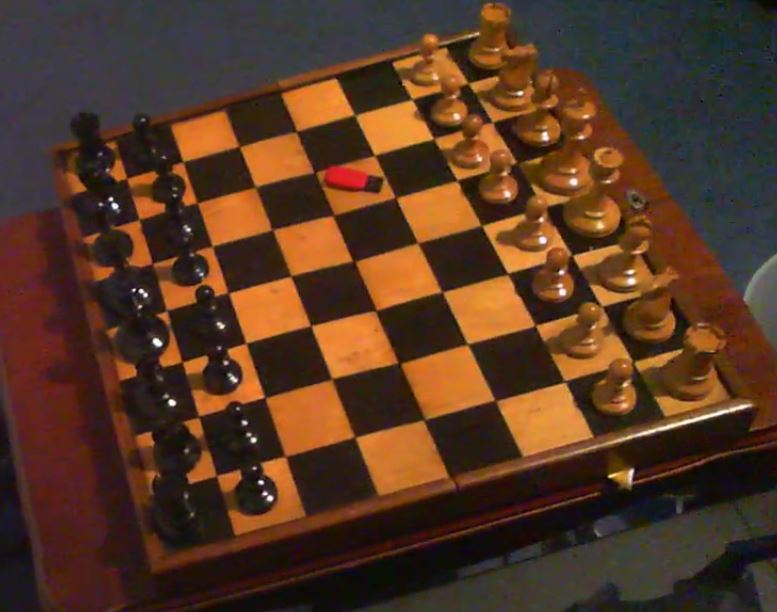
#> input picture ProjectFolder/test_images/ChessBoard_USB_001.JPG, 777 x 612 px, given in place of the camera
$ python main.py   (older library calls are emulated)
#> lines starting #> are read from the running program, lines starting #| are printed output that depends on the picture
### ProjectFolder/myfuncs.py
import numpy as np
import cv2
font = cv2.FONT_HERSHEY_SIMPLEX


# [102 lines left out: functions order, splitboard, squarename, not called in this run]


def cameracheck(camera):
    # Check if specified camera ID is plugged in
    cap = cv2.VideoCapture(camera)
    if cap is None or not cap.isOpened():
        # No camera found at ID position
        return False
    else:
        # Camera found
        cap.release()
        return True


# TODO: Improve function so it can be given different numbers of windows
# [34 lines left out: function bigwindow, not called in this run]


def windowtext(window, text):
    cv2.putText(window,
                str(text),
                (50, 50),
                font, 1,
                (0, 255, 255),
                2,
                cv2.LINE_4)


def difference(img1, img2):
    diffy = cv2.subtract(img1, img2)
    return diffy


def otherdifference(img1, img2):
    otherdiffy = cv2.subtract(img2, img1)
    return otherdiffy


# [30 lines left out: functions create_blank, findsquares, not called in this run]

### ProjectFolder/main.py
# Imports
from myfuncs import *
import cv2
import numpy as np
from datetime import datetime
import ctypes

# Parameters
windowH, windowW = 480, 480
circles = np.zeros((4, 2), np.int)
counter = 0

cameraID = 0


filename = 'test_images/alex_nocamera.jpg'
cap = cv2.VideoCapture(cameraID)

font = cv2.FONT_HERSHEY_SIMPLEX

cap_count = 0

# Check camera has access
if cameracheck(cameraID):
    print(f'Camera found at id {cameraID}.')
    pass
else:
    print(f'Could not find camera with ID {cameraID}.')
    raise SystemExit


# Mouse click function
def mousepoints(event, x, y, flags, params):
    global counter
    if event == cv2.EVENT_LBUTTONDBLCLK:
        circles[counter] = x, y
        counter += 1
        # print(circles)


# Click corners and warp perspective
while True:
    ret, rawSource = cap.read()
#> rawSource is the input picture: shape (612, 777, 3); mean B, G, R 36.1, 55.1, 85.7
    rawSource = cv2.resize(rawSource, (windowW, windowH))
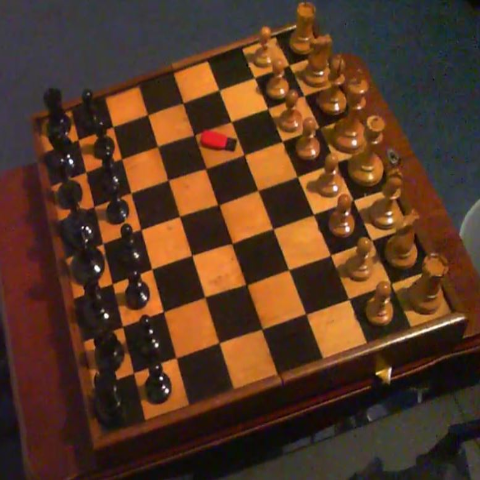
#> rawSource: shape (480, 480, 3); mean B, G, R 36, 55, 85.6
    cv2.imshow('Raw Source', rawSource)

    windowtext(rawSource, "Double click corners")

    if counter == 4:
        # TODO: use myfuncs.py to sort corners into correct order (top left, top right, bottom left .etc)
        order(circles)
        # Warp image perspective #
        pos1 = np.float32(order(circles))
        pos2 = np.float32([[0, 0], [windowW, 0], [0, windowH], [windowW, windowH]])
        matrix = cv2.getPerspectiveTransform(pos1, pos2)
        correctedImage = cv2.warpPerspective(rawSource, matrix, (windowW, windowH))
        cv2.destroyWindow("Raw Source")
        break

    for i in range(0, 4):
        cv2.circle(rawSource, (circles[i][0], circles[i][1]), 5, (0, 255, 0), cv2.FILLED)
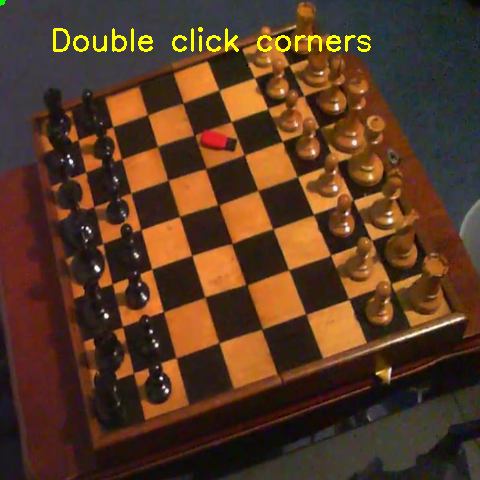
#> rawSource: shape (480, 480, 3); mean B, G, R 35.5, 56.8, 87.2

    cv2.imshow("Raw Source", rawSource)
    # Look for double clicks on "base" window
    cv2.setMouseCallback('Raw Source', mousepoints)
    cv2.waitKey(1)

# Stream corrected footage
# Create empty images for current and previous frames
ret, rawSource = cap.read()
rawSource = cv2.resize(rawSource, (windowW, windowH))
currentFrame = create_blank(windowW, windowH)
previousFrame = currentFrame

# currentFrame = np.zeros((windowW, windowH))
# previousFrame = np.zeros((windowW, windowH))

# print("Keybinds: \n [ - End of turn \n space - save current view to file \n ] - show square 0 in window")
ctypes.windll.user32.MessageBoxW(0, "Keybinds: \n "
                                    "\t [ \t - \t End of turn \n "
                                    "\t Space \t - \t save current view to file \n"
                                    "\t ] \t - \t show square 0 in window \n"
                                    "\t ESC \t - \t Exit", "Keybinds", 1)
while True:
    ret, rawSource = cap.read()
    rawSource = cv2.resize(rawSource, (windowW, windowH))
    correctedImage = cv2.warpPerspective(rawSource, matrix, (windowW, windowH))

    # Piece that moved difference
    before_move_diff = difference(currentFrame, previousFrame)

    # Location that the piece moved to difference
    after_move_diff = otherdifference(currentFrame, previousFrame)

    findsquares(before_move_diff, after_move_diff)
    # move_image = cv2.arrowedLine(correctedImage, start_point, end_point, (0, 255, 0), 9)

    # windowtext(correctedImage, "Live")
    now = datetime.now()
    # windowtext(currentFrame, str(now.strftime("%H:%M:%S")))

    bigwindow([correctedImage, currentFrame, previousFrame, before_move_diff, after_move_diff], (windowW, windowH), "LegGambit")

    # cv2.imshow("Move Location", imagediff2)
    # cv2.imshow("Piece that Moved", imagediff)

    k = cv2.waitKey(33)
    if k == 32:  # Space key
        cap_filename = "test_images/misc/cap_count" + str(cap_count) + ".jpg"
        cv2.imwrite(cap_filename, correctedImage)
        cap_count += 1
        print(cap_count)
    if k == 93:  # Right square bracket
        individuals = splitboard(correctedImage)
        cv2.imshow("test", individuals[0])[[]]
    if k == 91:  # Left square bracket
        # Show current snapshot next to previous one
        previousFrame = currentFrame
        currentFrame = correctedImage
        pass
    if k == 27:  # Escape key
        break
    elif k == -1:
        continue
    else:
        # print(k)
        pass


# When everything done, release the capture
cap.release()
cv2.destroyAllWindows()

$ run again, on ProjectFolder/test_images/ChessBoard_USB_002.JPG
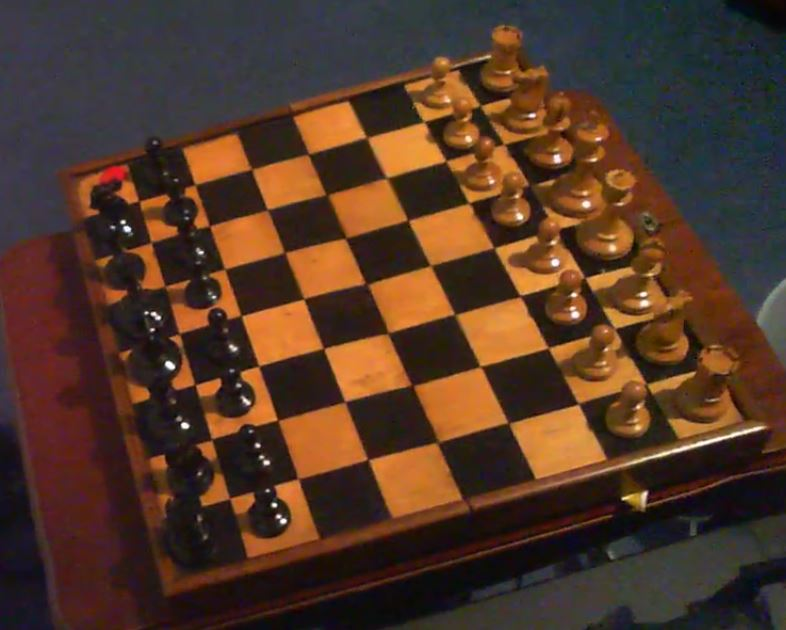
#> input picture ProjectFolder/test_images/ChessBoard_USB_002.JPG, 786 x 630 px, given in place of the camera
#> rawSource is the input picture: shape (630, 786, 3); mean B, G, R 39.5, 55.2, 82.1
#> `rawSource = cv2.resize(rawSource, (windowW, windowH))`:
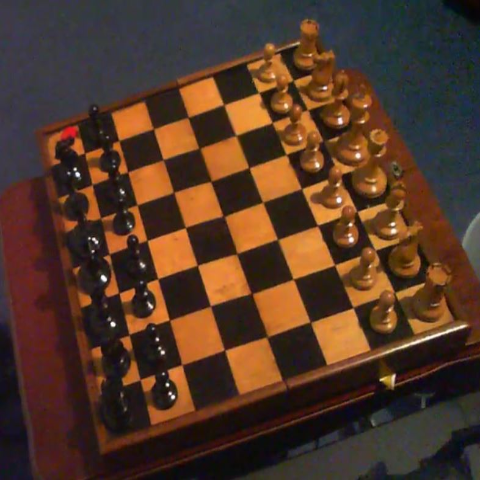
#> rawSource: shape (480, 480, 3); mean B, G, R 39.4, 55.1, 82
#> after the loop `for i in range(0, 4):`:
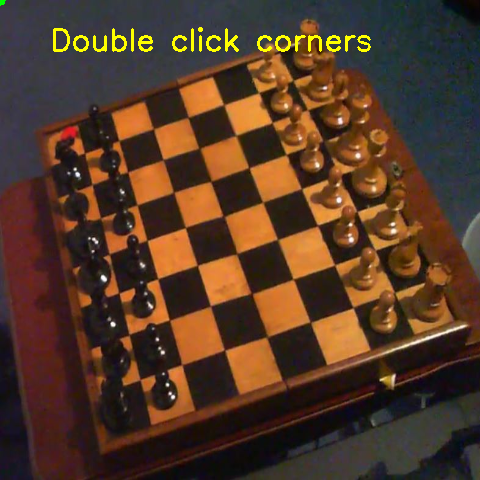
#> rawSource: shape (480, 480, 3); mean B, G, R 38.8, 56.9, 83.7

$ run again, on ProjectFolder/test_images/ChessBoard_USB_003.JPG
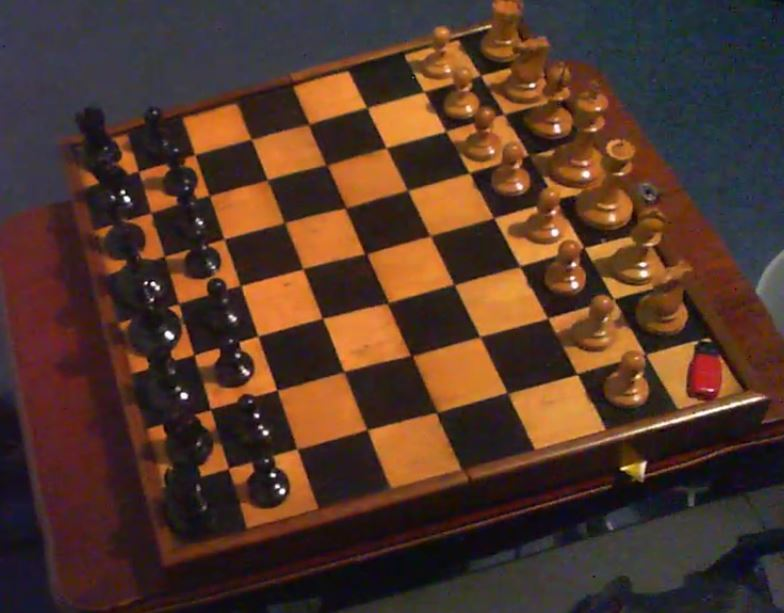
#> input picture ProjectFolder/test_images/ChessBoard_USB_003.JPG, 784 x 613 px, given in place of the camera
#> rawSource is the input picture: shape (613, 784, 3); mean B, G, R 41.6, 54.7, 82.7
#> `rawSource = cv2.resize(rawSource, (windowW, windowH))`:
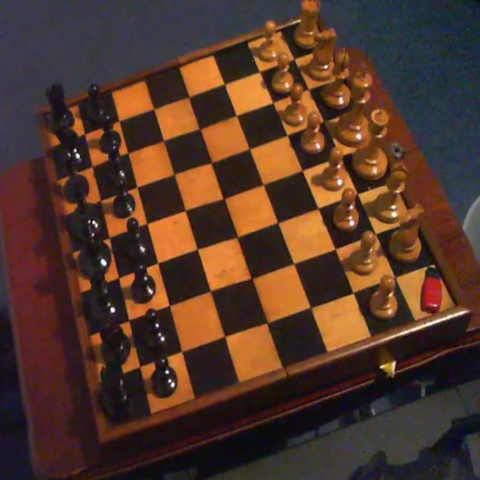
#> rawSource: shape (480, 480, 3); mean B, G, R 41.4, 54.6, 82.6
#> after the loop `for i in range(0, 4):`:
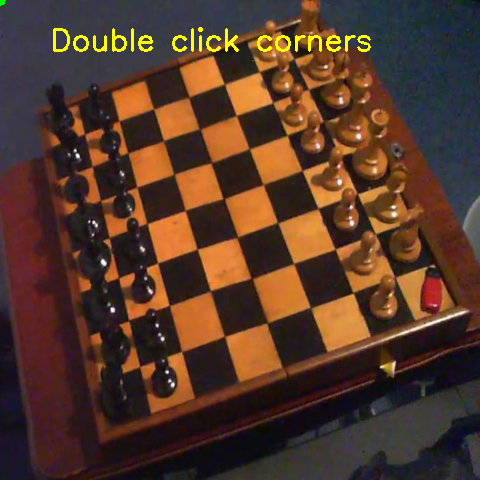
#> rawSource: shape (480, 480, 3); mean B, G, R 40.9, 56.3, 84.2

$ run again, on ProjectFolder/test_images/ChessBoard_USB_004.JPG
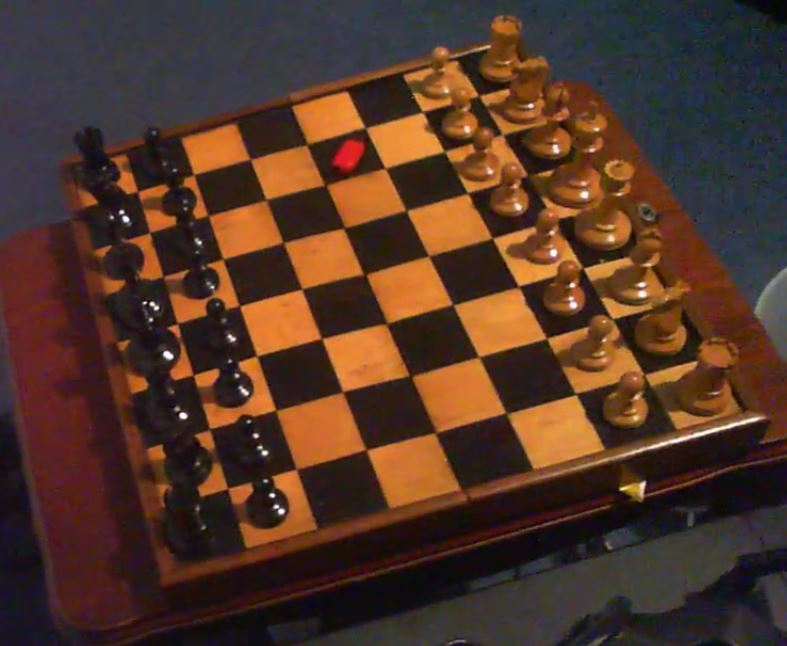
#> input picture ProjectFolder/test_images/ChessBoard_USB_004.JPG, 787 x 646 px, given in place of the camera
#> rawSource is the input picture: shape (646, 787, 3); mean B, G, R 39.8, 53.7, 81.7
#> `rawSource = cv2.resize(rawSource, (windowW, windowH))`:
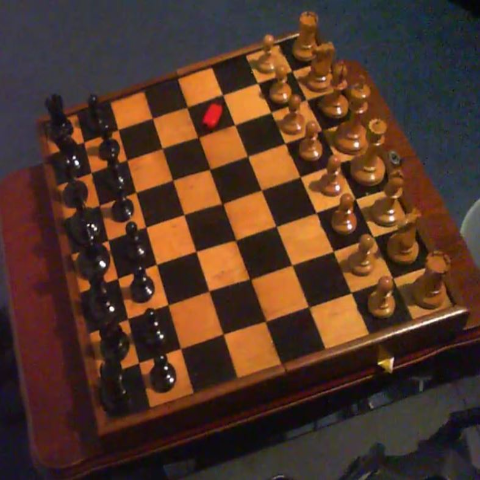
#> rawSource: shape (480, 480, 3); mean B, G, R 39.7, 53.6, 81.6
#> after the loop `for i in range(0, 4):`:
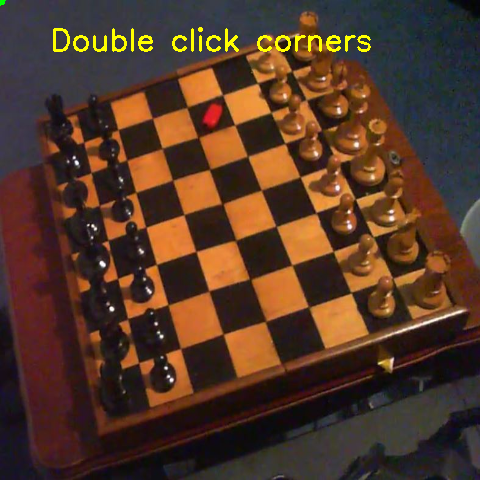
#> rawSource: shape (480, 480, 3); mean B, G, R 39.1, 55.3, 83.3
